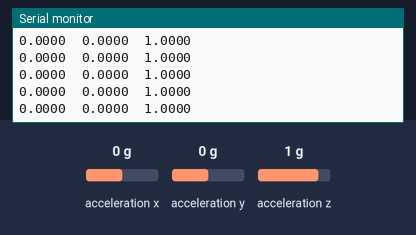
A program run on a simulated Arduino Nano, built with avr-gcc and run on an emulated ATmega328P. On the bench: the last lines printed to the serial monitor. Wiring (inferred from the names in the program): MMA8452 accelerometer at I2C address 0x1C. Inputs (shaded band) come from the test bench; at power-on: acceleration x 0 g, acceleration y 0 g, acceleration z 1 g.

Above: at 1.2 s.
1.3 s: acceleration x set to -1.4 g
At 1.34 s:
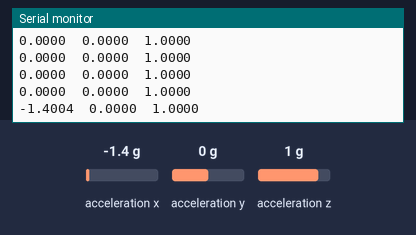
2.8 s: acceleration y set to -1.4 g
At 2.82 s:
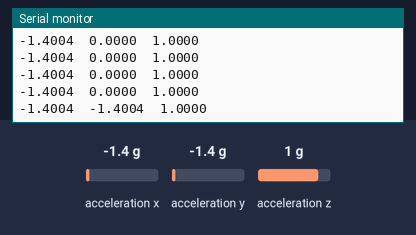
4.3 s: acceleration z set to -1.4 g
At 4.3 s:
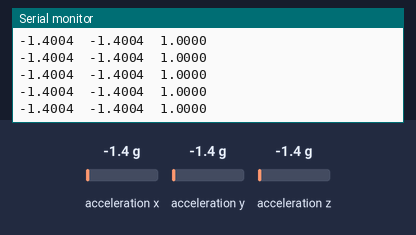

The program:

main.cpp
```cpp
#include <Arduino.h>
#include <Wire.h>

#include "GY45_MMA8452.h"

void setup()
{
  Serial.begin(57600);
  Serial.println("MMA8452 Basic Example");

  Wire.begin(); //Join the bus as a master

  initMMA8452(); //Test and intialize the MMA8452
}

void loop()
{
  int accelCount[3];  // Stores the 12-bit signed value
  readAccelData(accelCount);  // Read the x/y/z adc values

  // Now we'll calculate the accleration value into actual g's
  float accelG[3];  // Stores the real accel value in g's
  for (int i = 0 ; i < 3 ; i++)
  {
    accelG[i] = (float) accelCount[i] / ((1<<12)/(2*GSCALE));  // get actual g value, this depends on scale being set
  }

  // Print out values
  for (int i = 0 ; i < 3 ; i++)
  {
    Serial.print(accelG[i], 4);  // Print g values
    Serial.print("\t");  // tabs in between axes
  }
  Serial.println();

  delay(50);  // Delay here for visibility
}
```

Measured:
- after the input at 1.3 s, the serial monitor: prints a new line at once (image 1)
- after the input at 2.8 s, the serial monitor: prints a new line at once (image 2)
